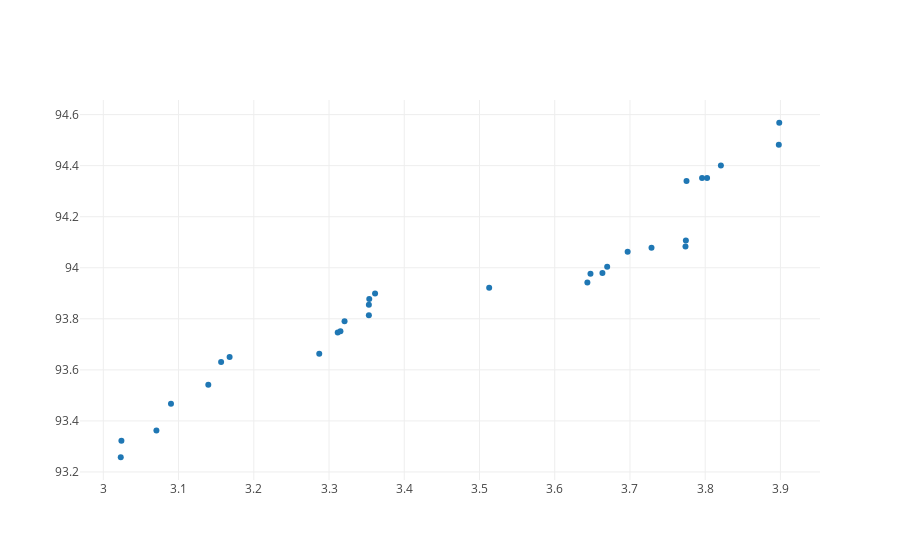

Notebook cell for this chart:
### Markdown cell above
<h1><a name="sd" style="text-decoration: none; color: black;">What is Standard Deviation?</a></h1>

The standard deviation of a graphed relationship is key to understanding the significance of the relationship and determining the strength of the relationship. Standard deviation measures the spread of each data point from the mean value.

Don't worry too much about the code below, if you can pick out what certain lines do that's great, but if not, just run it and observe the graph below. Notice how the data doesn't form a perfect line, yet the relationship between age and height is clearly defined? This is because the values are spread out over a specific standard deviation around the mean line.

### Code cell
import scatter as sc
sc.graph()

### Figure 1 — Plotly figure (JSON) as saved in the notebook; plotly's stock layout.template omitted (floating-point values rounded to 4 significant figures)
{"data": [{"mode": "markers", "name": "Age vs. Height", "type": "scatter", "uid": "fc8e6e78-9c07-11e8-baea-28cfe9142f7f", "x": [3.023, 3.024, 3.071, 3.09, 3.14, 3.157, 3.168, 3.287, 3.312, 3.315, 3.321, 3.353, 3.353, 3.353, 3.361, 3.513, 3.643, 3.648, 3.663, 3.67, 3.697, 3.729, 3.774, 3.774, 3.775, 3.796, 3.802, 3.821, 3.898, 3.898], "y": [93.26, 93.32, 93.36, 93.47, 93.54, 93.63, 93.65, 93.66, 93.75, 93.75, 93.79, 93.81, 93.85, 93.88, 93.9, 93.92, 93.94, 93.98, 93.98, 94.0, 94.06, 94.08, 94.08, 94.11, 94.34, 94.35, 94.35, 94.4, 94.48, 94.57]}], "layout": {}}
